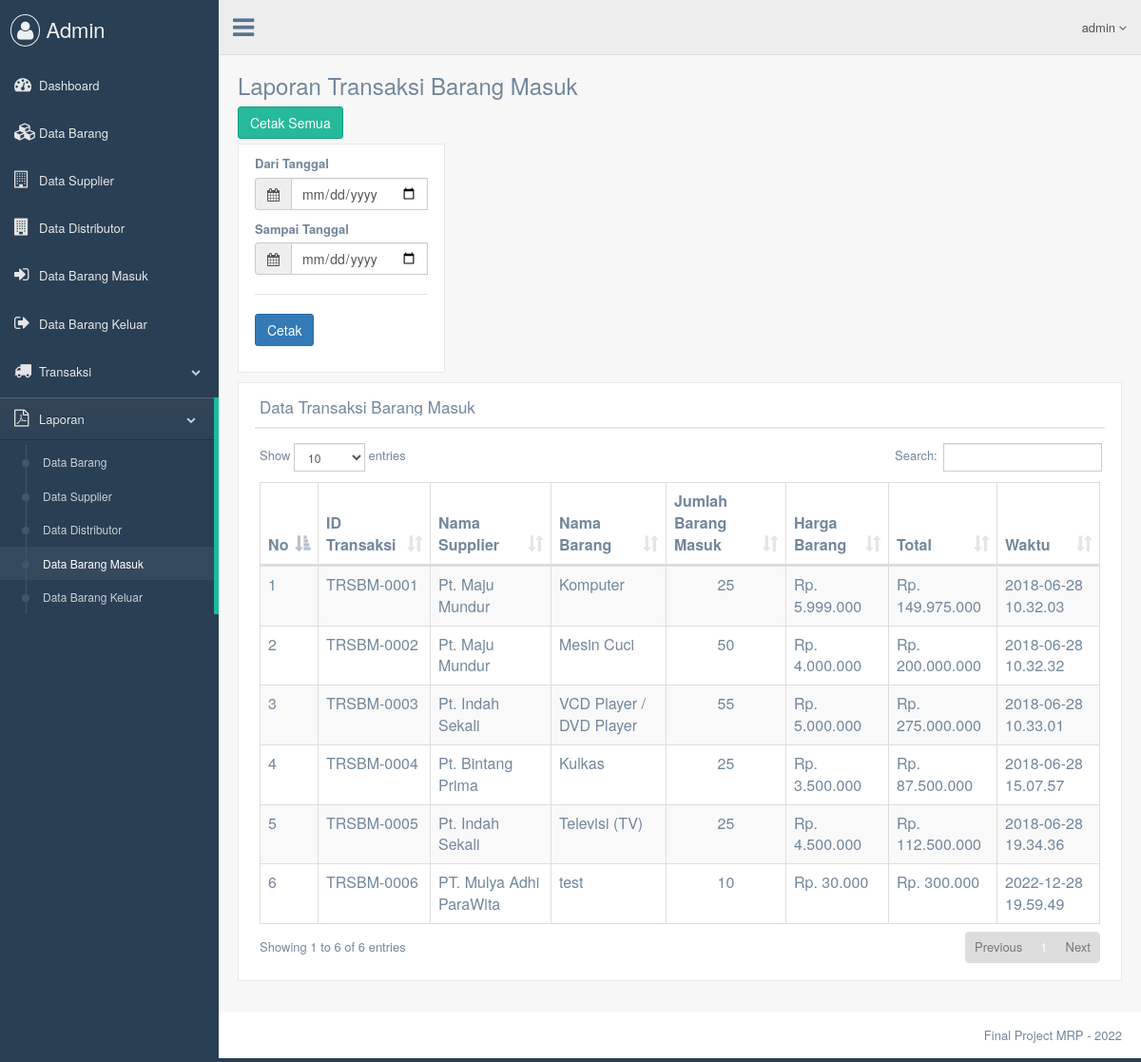
The app's page /admin/lap_dta_brngmsuk.php with its own data.
### tables this page shows
CREATE TABLE `dta_trnsaksi_brng_masuk` (
  `id_transaksi` varchar(20) NOT NULL,
  `id_supplier` varchar(20) NOT NULL,
  `nmasup` varchar(50) NOT NULL,
  `kd_barang` varchar(20) NOT NULL,
  `nmabar` varchar(50) NOT NULL,
  `jumlah` int(15) NOT NULL,
  `harga` int(15) NOT NULL,
  `total` int(15) NOT NULL,
  `waktu` varchar(20) NOT NULL
);

### admin/lap_dta_brngmsuk.php (the view, shortened to what this page needs)
<?php include_once ('head.php'); ?>
<body class="nav-md">
  <div class="container body">
    <div class="main_container">
      <?php include_once ('header.php'); ?>
      <div class="right_col" role="main">
        <div class="">
          <div class="page-title">
            <div class="title_left">
              <h3>Laporan Transaksi Barang Masuk</h3>
            </div>
          </div>
          <div class="clearfix"></div>
          <div class="row">
            <div class="col-lg-3 col-md-3 col-sm-3 col-xs-12">
              <a href="../laporan/lap_dta_cetak_brngmsuk_semua.php" target="_blank">
                <button class="btn btn-success" type="submit" name="cetak">Cetak Semua</button>
              </a>
            </div>
          </div>
          <div class="row">
            <div class="col-lg-3 col-md-3 col-sm-3 col-xs-12">
              <div class="x_panel">
                <form class="" action="../laporan/lap_dta_cetak_brngmsukf.php" method="post" target="_blank">
                  <div class="control-group">
                    <div class="controls">
                      <label class="control-label">Dari Tanggal</label>
                      <div class="input-prepend input-group">
                        <span class="add-on input-group-addon"><i class="glyphicon glyphicon-calendar fa fa-calendar"></i></span>
                        <input class="form-control col-md-7 col-xs-12" type="date" name="tgl_a" required>
                      </div>
                    </div>
                  </div>
                  <div class="item form-group">
                    <label class="control-label">Sampai Tanggal</label>
                    <div class="input-prepend input-group">
                      <span class="add-on input-group-addon"><i class="glyphicon glyphicon-calendar fa fa-calendar"></i></span>
                      <input class="form-control col-md-7 col-xs-12" type="date" name="tgl_b" required>
                    </div>
                  </div>
                  <div class="ln_solid"></div>
                  <div class="form-group">
                    <input class="btn btn-primary" type="submit" name="cetak" value="Cetak">
                  </div>
                </form>
              </div>
            </div>
          </div>
          <div class="row">
            <div class="col-md-12 col-sm-12 col-xs-12">
              <div class="x_panel">
                <div class="x_title">
                  <h2>Data Transaksi Barang Masuk</h2>
                  <div class="clearfix"></div>
                </div>
                <div class="x_content">
                  <table class="table table-striped table-bordered table-hover" id="datatables" style="width: 100%">
                    <thead>
                      <tr>
                        <th>No</th>
                        <th>ID Transaksi</th>
                        <th>Nama Supplier</th>
                        <th>Nama Barang</th>
                        <th>Jumlah Barang Masuk</th>
                        <th>Harga Barang</th>
                        <th>Total</th>
                        <th>Waktu</th>
                      </tr>
                    </thead>
                    <tbody>
                      <?php
                      include_once ('../db/koneksi.php');
                      $query = "SELECT * FROM dta_trnsaksi_brng_masuk";
                      $result = $mysqli->query($query);
                      $no = 1;
                      while ($row = $result->fetch_array(MYSQLI_ASSOC)) {
                       ?>
                       <tr>
                         <td><?php echo $no ?></td>
                         <td><?php echo $row['id_transaksi']; ?></td>
                         <td><?php echo $row['nmasup']; ?></td>
                         <td><?php echo $row['nmabar']; ?></td>
                         <td align="center"><?php echo $row['jumlah']; ?></td>
                         <td><?php echo "Rp. ". number_format($row['harga'], 0, ",", "."); ?></td>
                         <td><?php echo "Rp. ". number_format($row['total'], 0, ",", "."); ?></td>
                         <td><?php echo $row['waktu']; ?></td>
                       </tr>
                     <?php
                     $no++;
                     }
                     ?>
                    </tbody>
                  </table>
                </div>
              </div>
            </div>
          </div>
        </div>
      </div>
      <?php include_once ('footer.php'); ?>
    </div>
  </div>
<?php include_once ('foot.php'); ?>

### records on screen
dta_trnsaksi_brng_masuk: id_transaksi "TRSBM-0001", nmasup "Pt. Maju Mundur", nmabar "Komputer", jumlah "25", harga "5.999.000", total "149.975.000", waktu "2018-06-28 10.32.03"
dta_trnsaksi_brng_masuk: id_transaksi "TRSBM-0002", nmasup "Pt. Maju Mundur", nmabar "Mesin Cuci", jumlah "50", harga "4.000.000", total "200.000.000", waktu "2018-06-28 10.32.32"
dta_trnsaksi_brng_masuk: id_transaksi "TRSBM-0003", nmasup "Pt. Indah Sekali", nmabar "VCD Player / DVD Player", jumlah "55", harga "5.000.000", total "275.000.000", waktu "2018-06-28 10.33.01"
dta_trnsaksi_brng_masuk: id_transaksi "TRSBM-0004", nmasup "Pt. Bintang Prima", nmabar "Kulkas", jumlah "25", harga "3.500.000", total "87.500.000", waktu "2018-06-28 15.07.57"
dta_trnsaksi_brng_masuk: id_transaksi "TRSBM-0005", nmasup "Pt. Indah Sekali", nmabar "Televisi (TV)", jumlah "25", harga "4.500.000", total "112.500.000", waktu "2018-06-28 19.34.36"
dta_trnsaksi_brng_masuk: id_transaksi "TRSBM-0006", nmasup "PT. Mulya Adhi ParaWita", nmabar "test", jumlah "10", harga "30.000", total "300.000", waktu "2022-12-28 19.59.49"
